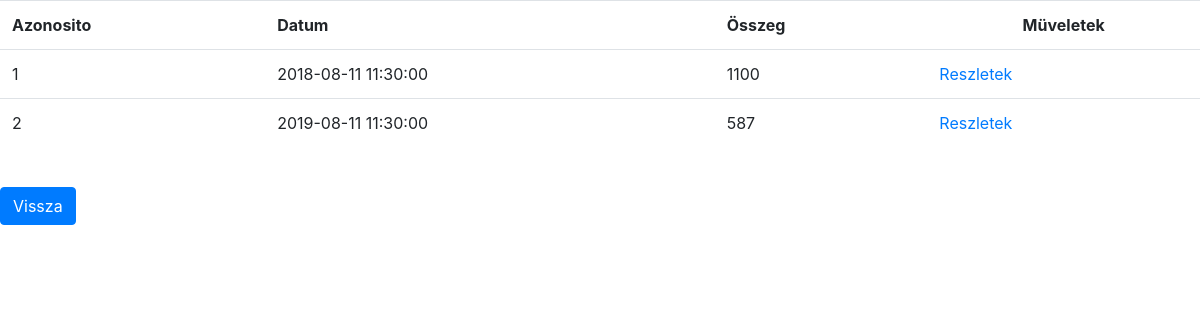
The page /billsUserList.php?id=1 on the database its author committed.
### tables this page shows
CREATE TABLE IF NOT EXISTS `szamlak` (
  `SzamlaID` int(10) UNSIGNED NOT NULL AUTO_INCREMENT,
  `VevoID` int(10) UNSIGNED DEFAULT NULL,
  `Datum` timestamp NOT NULL DEFAULT current_timestamp() ON UPDATE current_timestamp(),
  PRIMARY KEY (`SzamlaID`),
  KEY `VevoID` (`VevoID`)
);

### billsUserList.php (the view, shortened to what this page needs)
<?php
    $id = $_GET["id"];
    $conn = new mysqli("localhost", "root", "", "iwyrwv_testdb");
    $sql_query="
    SELECT s.SzamlaID,s.Datum, SUM((t.egysegar*r.Mennyiseg)) AS Összeg FROM szamlak s
    INNER JOIN rendelesek r ON s.SzamlaID = r.SzamlaID
    INNER JOIN term_szolg t ON t.Term_szolgID = r.Term_szolgID
    WHERE s.VevoID='$id'
    GROUP BY s.SzamlaID";
    $result_set=$conn->query($sql_query);
?>
<!DOCTYPE html>
<html>
<head>
    <link rel="stylesheet" href="https://cdn.jsdelivr.net/npm/bootstrap@4.3.1/dist/css/bootstrap.min.css">
</head>
<body>
    <table class="table">
    <tr>
        <th>Azonosito</th>
        <th>Datum</th>
        <th>Összeg</th>
        <th colspan="1" class="text-center">Müveletek</th>
    </tr>
    <?php
    if(mysqli_num_rows($result_set)>0)
    {
        while($row=mysqli_fetch_row($result_set))
        {
            ?>
            <tr>
                <td><?php echo $row[0]; ?></td>
                <td><?php echo $row[1]; ?></td>
                <td><?php echo $row[2]; ?></td>
                <td><a href="billDetails.php?id=<?php echo $row[0];?>">Reszletek</a></td>
            </tr>
            <?php
        }
    }
    else
    {
        ?>
        <tr>
        <th colspan="4">Nem talalhato Szamla az adatbazisban</th>
        </tr>
        <?php
    }
        ?>
    </table>
    <br>
    <a href="usersList.php" class="btn btn-primary">Vissza</a>
</body>
</html>

### rows shown on the page
szamlak: SzamlaID "1", Datum "2018-08-11 11:30:00", row "1100"
szamlak: SzamlaID "2", Datum "2019-08-11 11:30:00", row "587"
